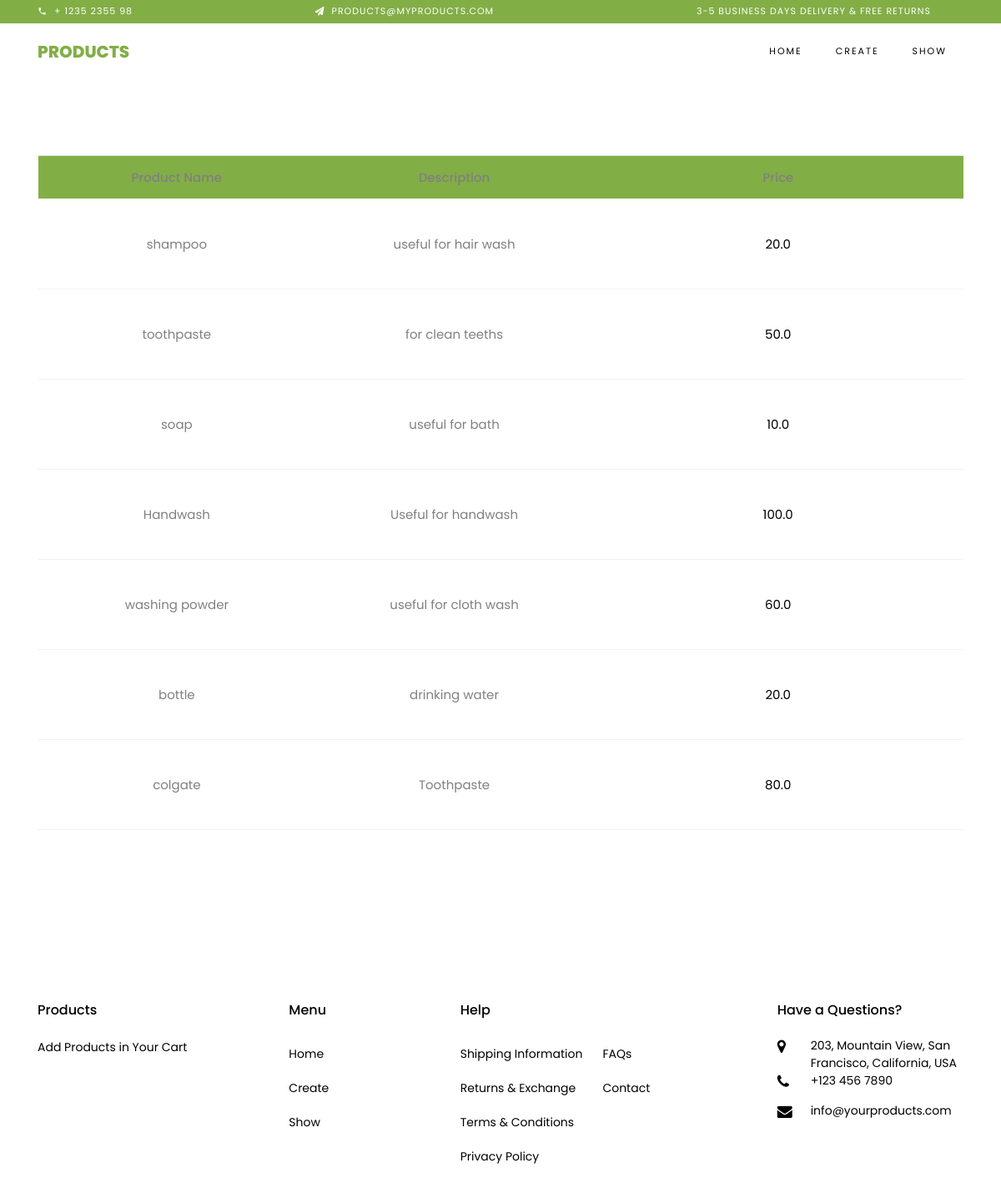
Page /show/ on the committed database.
### productsApp/models.py (models this page shows)
class products(models.Model):
    Product_Name = models.CharField(max_length=20)
    Price = models.FloatField()
    Description = models.CharField(max_length=200)

### productsApp/views.py (the view)
# urls.py: path('show/', show, name="show"),
def show(request):
    data = products.objects.all()
    return render(request, 'show.html', {"cart": data})

### productsApp/templates/show.html (shortened to what this page needs)
{% load static %}
<!DOCTYPE html>
<html lang="en">
  <head>
    <link rel="stylesheet" href="{% static 'css/open-iconic-bootstrap.min.css' %}">
    <link rel="stylesheet" href="{% static 'css/animate.css' %}">
    <link rel="stylesheet" href="{% static 'css/owl.carousel.min.css' %}">
    <link rel="stylesheet" href="{% static 'css/owl.theme.default.min.css' %}">
    <link rel="stylesheet" href="{% static 'css/magnific-popup.css' %}">
    <link rel="stylesheet" href="{% static 'css/aos.css' %}">
    <link rel="stylesheet" href="{% static 'css/ionicons.min.css' %}">
    <link rel="stylesheet" href="{% static 'css/bootstrap-datepicker.css' %}">
    <link rel="stylesheet" href="{% static 'css/jquery.timepicker.css' %}">
    <link rel="stylesheet" href="{% static 'css/flaticon.css' %}">
    <link rel="stylesheet" href="{% static 'css/icomoon.css' %}">
    <link rel="stylesheet" href="{% static 'css/style.css' %}">
  </head>
  <body class="goto-here">
		<div class="py-1 bg-primary">
    	<div class="container">
    		<div class="row no-gutters d-flex align-items-start align-items-center px-md-0">
	    		<div class="col-lg-12 d-block">
		    		<div class="row d-flex">
		    			<div class="col-md pr-4 d-flex topper align-items-center">
					    	<div class="icon mr-2 d-flex justify-content-center align-items-center"><span class="icon-phone2"></span></div>
						    <span class="text">+ 1235 2355 98</span>
					    </div>
					    <div class="col-md pr-4 d-flex topper align-items-center">
					    	<div class="icon mr-2 d-flex justify-content-center align-items-center"><span class="icon-paper-plane"></span></div>
						    <span class="text">products@myproducts.com</span>
					    </div>
					    <div class="col-md-5 pr-4 d-flex topper align-items-center text-lg-right">
						    <span class="text">3-5 Business days delivery &amp; Free Returns</span>
					    </div>
				    </div>
			    </div>
		    </div>
		  </div>
    </div>
    <nav class="navbar navbar-expand-lg navbar-dark ftco_navbar bg-dark ftco-navbar-light" id="ftco-navbar">
	    <div class="container">
	      <a class="navbar-brand" href="{% url 'home' %}">Products</a>
	      <div class="collapse navbar-collapse" id="ftco-nav">
	        <ul class="navbar-nav ml-auto">
	          <li class="nav-item active"><a href="{% url 'home' %}" class="nav-link">Home</a></li>
	          <li class="nav-item"><a href="{% url 'create' %}" class="nav-link">Create</a></li>
	          <li class="nav-item"><a href="{% url 'show' %}" class="nav-link">Show</a></li>
	        </ul>
	      </div>
	    </div>
	  </nav>
      <section class="ftco-section ftco-cart">
			<div class="container">
				<div class="row">
    			<div class="col-md-12 ftco-animate">
    				<div class="cart-list">
                        <table class="table">
                            <tr class="text-center">
                                <th class="thead-primary">Product Name</th>
                                <th class="thead-primary">Description</th>
                                <th class="thead-primary">Price</th>
                            </tr>
                            {% for data in cart %}
                                <tr class="text-center">
                                    <td class="product-name">{{ data.Product_Name }}</td>
                                    <td class="product-name">{{ data.Description }}</td>
                                    <td class="price">{{ data.Price }}</td>
                                </tr>
                            {% endfor %}
                        </table>
					  </div>
    			</div>
    		</div>
      </section>
      <footer class="ftco-footer ftco-section">
      <div class="container">
        <div class="row mb-5">
          <div class="col-md">
            <div class="ftco-footer-widget mb-4">
              <h2 class="ftco-heading-2">Products</h2>
              <p>Add Products in Your Cart</p>
              <ul class="ftco-footer-social list-unstyled float-md-left float-lft mt-5">
              </ul>
            </div>
          </div>
          <div class="col-md">
            <div class="ftco-footer-widget mb-4 ml-md-5">
              <h2 class="ftco-heading-2">Menu</h2>
              <ul class="list-unstyled">
                <li><a href="{% url 'home' %}" class="py-2 d-block">Home</a></li>
                <li><a href="{% url 'create' %}" class="py-2 d-block">Create</a></li>
                <li><a href="{% url 'show' %}" class="py-2 d-block">Show</a></li>
              </ul>
            </div>
          </div>
          <div class="col-md-4">
             <div class="ftco-footer-widget mb-4">
              <h2 class="ftco-heading-2">Help</h2>
              <div class="d-flex">
	              <ul class="list-unstyled mr-l-5 pr-l-3 mr-4">
	                <li><a href="#" class="py-2 d-block">Shipping Information</a></li>
	                <li><a href="#" class="py-2 d-block">Returns &amp; Exchange</a></li>
	                <li><a href="#" class="py-2 d-block">Terms &amp; Conditions</a></li>
	                <li><a href="#" class="py-2 d-block">Privacy Policy</a></li>
	              </ul>
	              <ul class="list-unstyled">
	                <li><a href="#" class="py-2 d-block">FAQs</a></li>
	                <li><a href="#" class="py-2 d-block">Contact</a></li>
	              </ul>
	            </div>
            </div>
          </div>
          <div class="col-md">
            <div class="ftco-footer-widget mb-4">
            	<h2 class="ftco-heading-2">Have a Questions?</h2>
            	<div class="block-23 mb-3">
	              <ul>
	                <li><span class="icon icon-map-marker"></span><span class="text">203, Mountain View, San Francisco, California, USA</span></li>
	                <li><a href="#"><span class="icon icon-phone"></span><span class="text">+123 456 7890</span></a></li>
	                <li><a href="#"><span class="icon icon-envelope"></span><span class="text">info@yourproducts.com</span></a></li>
	              </ul>
	            </div>
            </div>
          </div>
        </div>
      </div>
    </footer>
  </body>
</html>

### productsApp/static/css/icomoon.css (style rules this page uses)
[class^="icon-"], [class*=" icon-"] { font-family: 'icomoon' !important; speak: none; font-style: normal; font-weight: normal; font-variant: normal; text-transform: none; line-height: 1; -webkit-font-smoothing: antialiased; -moz-osx-font-smoothing: grayscale; }
.icon-map-marker:before { content: "\f041"; }
.icon-phone:before { content: "\f095"; }
.icon-envelope:before { content: "\f0e0"; }
.icon-paper-plane:before { content: "\f1d8"; }
.icon-phone2:before { content: "\e0cd"; }

### rows in the picture
products: Product_Name "shampoo", Description "useful for hair wash", Price "20.0"
products: Product_Name "toothpaste", Description "for clean teeths", Price "50.0"
products: Product_Name "soap", Description "useful for bath", Price "10.0"
products: Product_Name "Handwash", Description "Useful for handwash", Price "100.0"
products: Product_Name "washing powder", Description "useful for cloth wash", Price "60.0"
products: Product_Name "bottle", Description "drinking water", Price "20.0"
products: Product_Name "colgate", Description "Toothpaste", Price "80.0"
